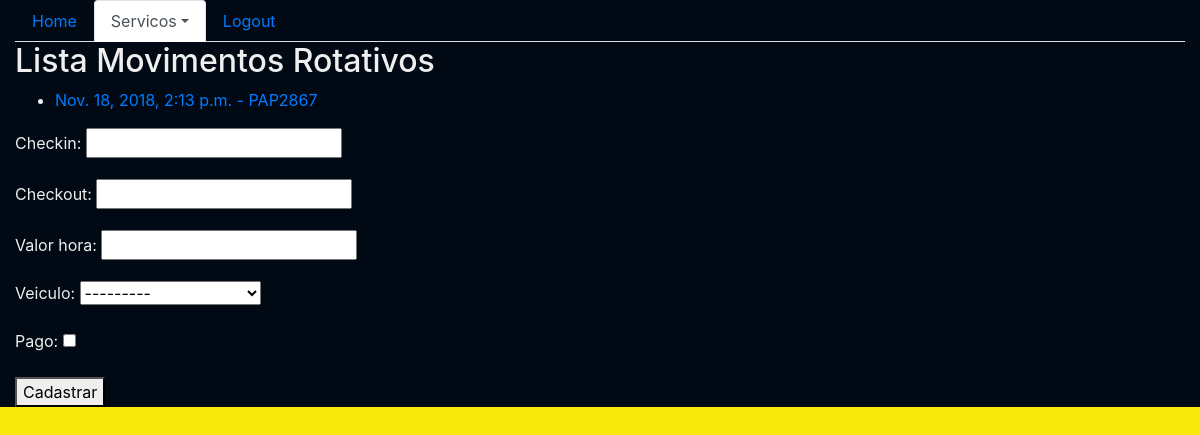
The page /sistema/mov-rot/ on the database as committed earlier.
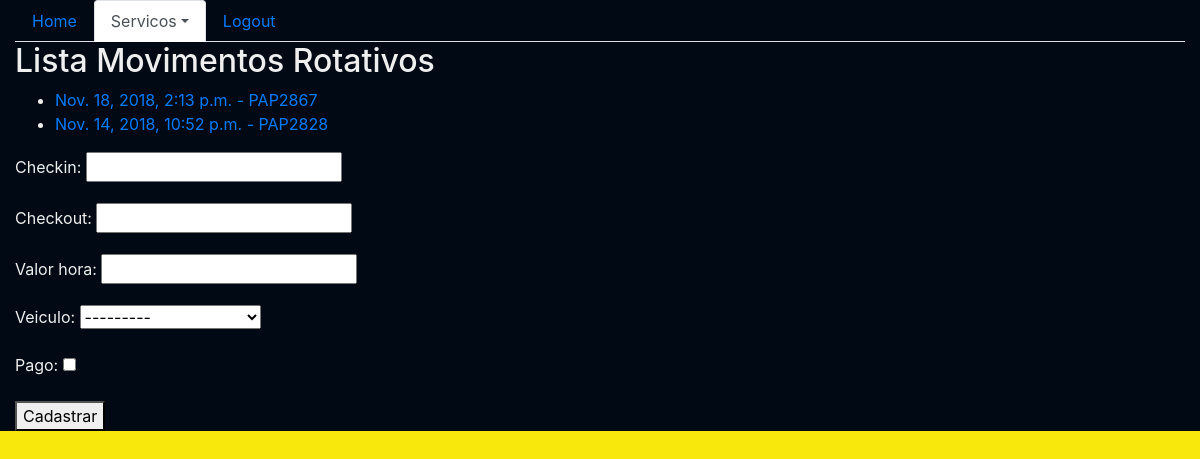
The same page on the database as committed later.
### core/models.py (models this page shows, shortened)
class MovRotativo(models.Model):
    checkin = models.DateTimeField(auto_now=False)
    checkout = models.DateTimeField(auto_now=False, null=True, blank=True)
    valor_hora = models.DecimalField(max_digits=5, decimal_places=2)
    veiculo = models.ForeignKey(Veiculo, on_delete=models.PROTECT)
    pago = models.BooleanField(default=False)

class Veiculo(models.Model):
    marca = models.ForeignKey(Marca, on_delete=models.CASCADE)
    placa = models.CharField(max_length=7)
    proprietario = models.ForeignKey(Pessoa, on_delete=models.PROTECT)
    cor = models.CharField(max_length=15)
    observacoes = models.TextField()
    def __str__(self):
        return self.marca.nome + ' - ' + self.placa

### core/views.py (the view)
def lista_movrotativos(request):
    mov_rot = MovRotativo.objects.all()
    form = MovRotativoForm()
    data = {'form': form, 'mov_rot': mov_rot}
    return render(
        request, 'core/lista_movrotativos.html', data)

### core/forms.py
class MovRotativoForm(ModelForm):
    class Meta:
        model = MovRotativo
        fields = '__all__'

### core/templates/core/lista_movrotativos.html (shortened to what this page needs)
{% extends 'base.html' %}
{% block menu%}
    <ul class="nav nav-tabs">
        <li class="nav-item">
            <a class="nav-link" href="{% url 'core_home' %}">Home</a>
        </li>
        <li class="nav-item dropdown">
        <li class="nav-item active dropdown">
            <a class="nav-link dropdown-toggle active" data-toggle="dropdown" href="#" role="button" aria-haspopup="true" aria-expanded="false">Servicos</a>
        </li>
        <li class="nav-item">
            <a class="nav-link" href="">Logout</a>
        </li>
    </ul>
{% endblock %}
{% block main %}
    <h2>Lista Movimentos Rotativos</h2>
    <ul>
    {% for mov in mov_rot %}
        <li>
            <a href="{% url 'core_movrotativos_update' mov.id %}">
                {{ mov.checkin }} - {{ mov.veiculo.placa }}
            </a>
        </li>
    {% endfor %}
    </ul>
    <form action="{% url 'core_movrotativos_novo' %}" method="POST">
        {{ form.as_p }}
        <button type="submit">Cadastrar</button>
    </form>
{% endblock %}

Rows that differ between the two databases and show on the page:
added MovRotativo: checkin "Nov. 14, 2018, 10:52 p.m.", veiculo.placa "PAP2828"
